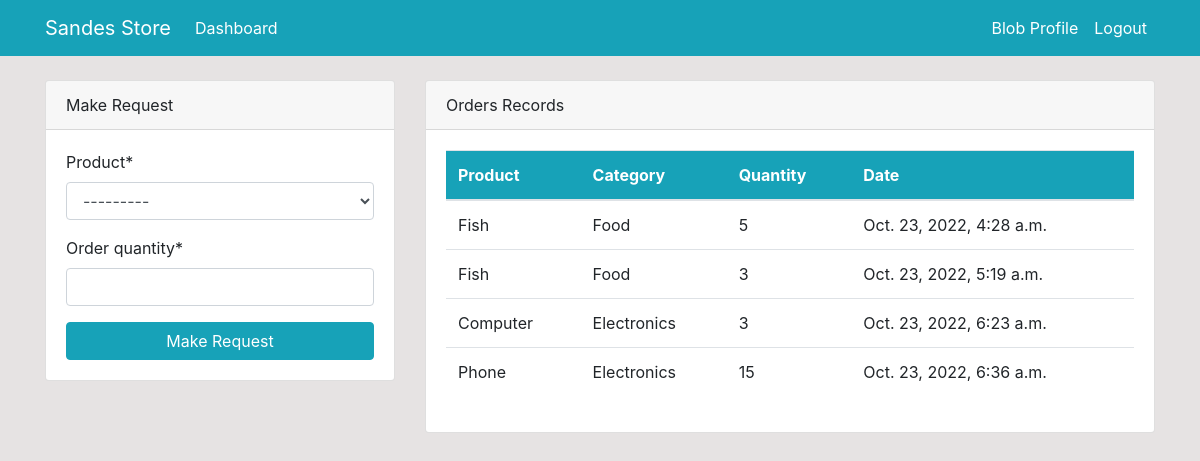
The app's page /dashboard/ (signed in) with its own data.
### dashboard/models.py (models this page shows, shortened)
class Order(models.Model):
    product = models.ForeignKey(Product, on_delete=models.CASCADE, null=True)
    staff = models.ForeignKey(User, models.CASCADE, null=True)
    order_quantity = models.PositiveIntegerField(null=True)
    date = models.DateTimeField(auto_now_add=True)
    class Meta:
        verbose_name_plural = 'Order'

class Product(models.Model):
    name = models.CharField(max_length=100, null=True)
    category = models.CharField(max_length=20, choices=CATEGORY, null=True)
    quantity = models.PositiveBigIntegerField(null=True)
    class Meta:
        verbose_name_plural = 'Product'
    def __str__(self):
        return f'{self.name}-{self.quantity}'

### dashboard/views.py (the view)
# urls.py: path('dashboard/', views.index, name="dashboard-index"),
@login_required
def index(request):
    orders = Order.objects.all()
    products = Product.objects.all()
    orders_count = orders.count()
    product_count = products.count()
    workers_count = User.objects.all().count()
    if request.method == 'POST':
        form = OrderForm(request.POST)
        if form.is_valid():
            instance = form.save(commit=False)
            instance.staff = request.user
            instance.save()
            return redirect('dashboard-index')
    else:
        form = OrderForm()
    context = {
        'orders': orders,
        'form': form,
        'products': products,
        'orders_count': orders_count,
        'product_count': product_count,
        'workers_count': workers_count,
    }
    return render(request, 'dashboard/index.html', context )

### dashboard/forms.py
class OrderForm(forms.ModelForm):
    class Meta:
        model = Order
        fields = ['product', 'order_quantity']

### templates/dashboard/index.html (shortened to what this page needs)
{% extends 'partials/base.html' %}
{% block content %}
{% if user.is_authenticated and user.is_staff and user.is_superuser %}
{% include 'partials/topnav.html' %}
<div class="container">
    <div class="row my-5">
        <div class="col-md-6">
            <div class="bg-white">
                <canvas id="myChart1" width="400" height="300"></canvas>
                <script>
                    var ctx = document.getElementById('myChart1').getContext('2d');
                    var myChart1 = new Chart(ctx, {
                        type: 'pie',
                        data: {
                            labels: [{% for order in orders %} '{{ order.product.name }}', {% endfor %}],
                            datasets: [{
                                label: 'Order',
                                data: [{% for order in orders %} {{ order.order_quantity }}, {% endfor %}],
                                backgroundColor: [
                                    'rgba(255, 99, 132, 1)',
                                    'rgba(54, 162, 235, 1)',
                                    'rgba(255, 206, 86, 1)',
                                    'rgba(75, 192, 192, 1)',
                                    'rgba(153, 102, 255, 1)',
                                    'rgba(255, 159, 64, 1)',
                                    'rgba(231, 34, 132, 1)',
                                    'rgba(74, 234, 235, 1)',
                                    'rgba(215, 207, 86, 1)',
                                    'rgba(143, 150, 192, 1)',
                                    'rgba(167, 94, 255, 1)',
                                    'rgba(221, 78, 64, 1)'
                                ],
                                borderColor: [
                                    'rgba(255, 99, 132, 1)',
                                    'rgba(54, 162, 235, 1)',
                                    'rgba(255, 206, 86, 1)',
                                    'rgba(75, 192, 192, 1)',
                                    'rgba(153, 102, 255, 1)',
                                    'rgba(255, 159, 64, 1)',
                                    'rgba(231, 34, 132, 1)',
                                    'rgba(74, 234, 235, 1)',
                                    'rgba(215, 207, 86, 1)',
                                    'rgba(143, 150, 192, 1)',
                                    'rgba(167, 94, 255, 1)',
                                    'rgba(221, 78, 64, 1)'
                                ],
                                borderWidth: 1
                            }]
                        },
                        options: {
                            scales: {
                                yAxes: [{
                                    ticks: {
                                        beginAtZero: true
                                    }
                                }]
                            }
                        }
                    });
                </script>
            </div>
        </div>
        <div class="col-md-6">
            <div class="bg-white">
                <canvas id="myChart" width="400" height="300"></canvas>
                <script>
                    var ctx = document.getElementById('myChart').getContext('2d');
                    var myChart = new Chart(ctx, {
                        type: 'bar',
                        data: {
                            labels: [{% for product in products %} '{{ product.name }}', {% endfor %}],
                            datasets: [{
                                label: 'Product',
                                data: [{% for product in products %} {{ product.quantity }}, {% endfor %}],
                                backgroundColor: [
                                    'rgba(255, 99, 132, 1)',
                                    'rgba(54, 162, 235, 1)',
                                    'rgba(255, 206, 86, 1)',
                                    'rgba(75, 192, 192, 1)',
                                    'rgba(153, 102, 255, 1)',
                                    'rgba(255, 159, 64, 1)',
                                    'rgba(231, 34, 132, 1)',
                                    'rgba(74, 234, 235, 1)',
                                    'rgba(215, 207, 86, 1)',
                                    'rgba(143, 150, 192, 1)',
                                    'rgba(167, 94, 255, 1)',
                                    'rgba(221, 78, 64, 1)'
                                ],
                                borderColor: [
                                    'rgba(255, 99, 132, 1)',
                                    'rgba(54, 162, 235, 1)',
                                    'rgba(255, 206, 86, 1)',
                                    'rgba(75, 192, 192, 1)',
                                    'rgba(153, 102, 255, 1)',
                                    'rgba(255, 159, 64, 1)',
                                    'rgba(231, 34, 132, 1)',
                                    'rgba(74, 234, 235, 1)',
                                    'rgba(215, 207, 86, 1)',
                                    'rgba(143, 150, 192, 1)',
                                    'rgba(167, 94, 255, 1)',
                                    'rgba(221, 78, 64, 1)'
                                ],
                                borderWidth: 1
                            }]
                        },
                        options: {
                            scales: {
                                yAxes: [{
                                    ticks: {
                                        beginAtZero: true
                                    }
                                }]
                            }
                        }
                    });
                </script>
            </div>
        </div>
    </div>
</div>
{% else %}
{% include 'dashboard/staff_index.html' %}
{% endif %}
{% endblock %}

### templates/partials/nav.html (shortened to what this page needs)
   <nav class="navbar navbar-expand-lg navbar-info bg-info">
    {% if user.is_authenticated %}
    <div class="container">
        <a class="navbar-brand text-white" href="{% url 'dashboard-index' %}">Sandes Store</a>
        <div class="collapse navbar-collapse" id="navbarSupportedContent">
            <ul class="navbar-nav mr-auto">
                <li class="nav-item active">
                    <a class="nav-link text-white" href="{% url 'dashboard-index' %}">Dashboard </a>
                </li>
            </ul>
            <ul class="navbar-nav ml-auto">
                <li class="nav-item active">
                    <a class="nav-link text-white" href="{% url 'user-profile' %}">{{ user.username }} Profile </a>
                </li>
                <li class="nav-item">
                    <a class="nav-link text-white" href="{% url 'user-logout' %}">Logout</a>
                </li>
            </ul>
            {% endif %}
        </div>
    </div>
</nav>

### templates/dashboard/staff_index.html (shortened to what this page needs)
{% load crispy_forms_tags %}
<div class="container">
    <div class="row mt-4">
        <div class="col-md-4">
            <div class="card">
                <div class="card-header">
                    Make Request
                </div>
                <div class="card-body">
                    <form method="POST">
                        {{ form|crispy }}
                        <input class="btn btn-info btn-block" type="submit" value="Make Request">
                    </form>
                </div>
            </div>
        </div>
        <div class="col-md-8">
            <div class="card">
                <div class="card-header">
                    Orders Records
                </div>
                <div class="card-body">
                    <table class="table bg-white">
                        <thead class="bg-info text-white">
                            <tr>
                                <th scope="col">Product</th>
                                <th scope="col">Category</th>
                                <th scope="col">Quantity</th>
                                <th scope="col">Date</th>
                            </tr>
                        </thead>
                        <tbody>
                            {% for order in orders%}
                            {% if order.staff == user %}
                            <tr>
                                <td>{{ order.product.name }}</td>
                                <td>{{ order.product.category }}</td>
                                <td>{{ order.order_quantity}}</td>
                                <td>{{ order.date}}</td>
                            </tr>
                            {% endif %}
                            {% endfor %}
                        </tbody>
                    </table>
                </div>
            </div>
        </div>
    </div>
</div>

### static/styles.css (style rules this page uses)
body { background: rgb(230, 227, 227); }

### records on screen
Order: product.name "Fish", product.category "Food", order_quantity "5", date "Oct. 23, 2022, 4:28 a.m."
Order: product.name "Fish", product.category "Food", order_quantity "3", date "Oct. 23, 2022, 5:19 a.m."
Order: product.name "Computer", product.category "Electronics", order_quantity "3", date "Oct. 23, 2022, 6:23 a.m."
Order: product.name "Phone", product.category "Electronics", order_quantity "15", date "Oct. 23, 2022, 6:36 a.m."

### other values on screen
{{ user.username }} "Blob"
